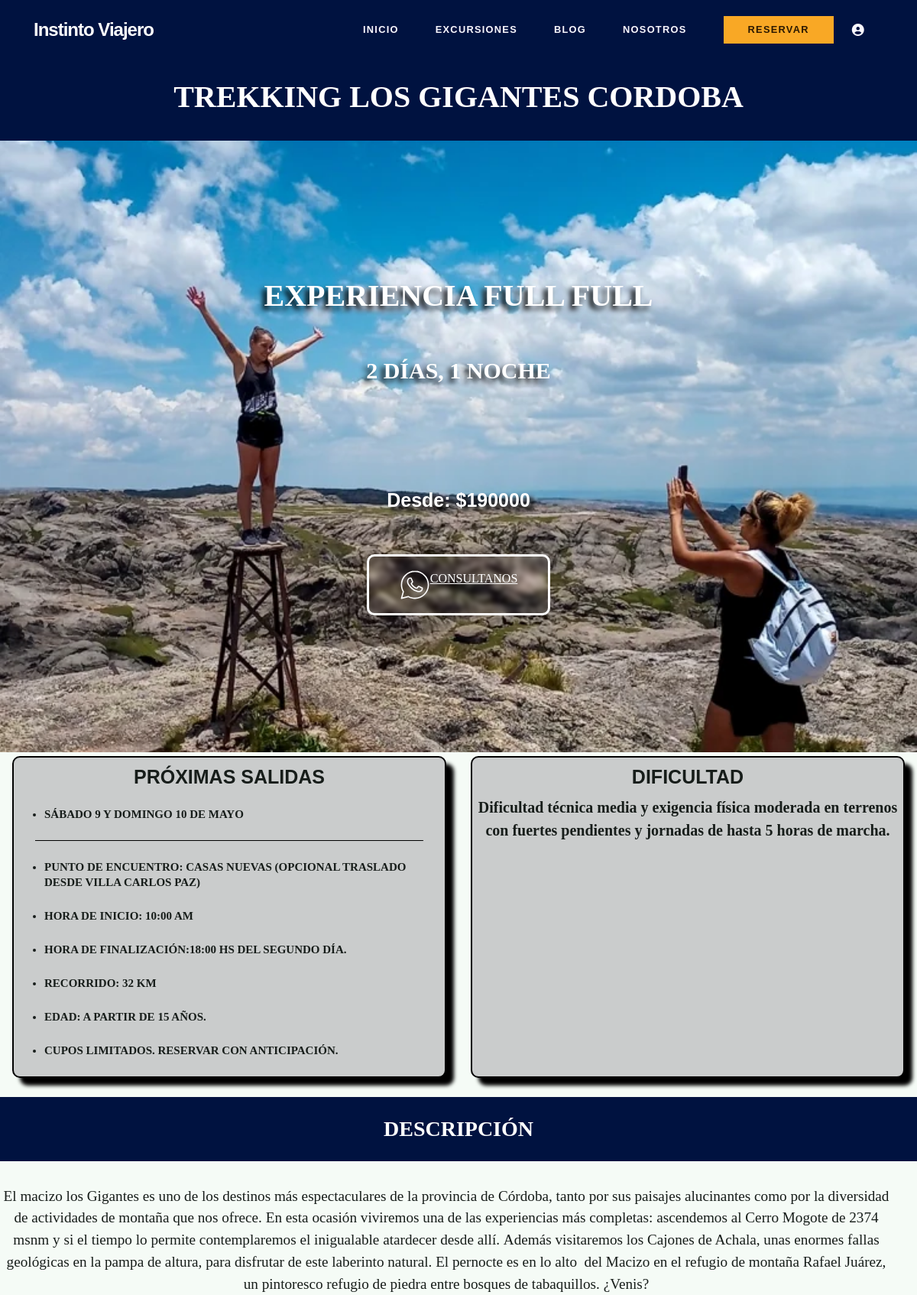
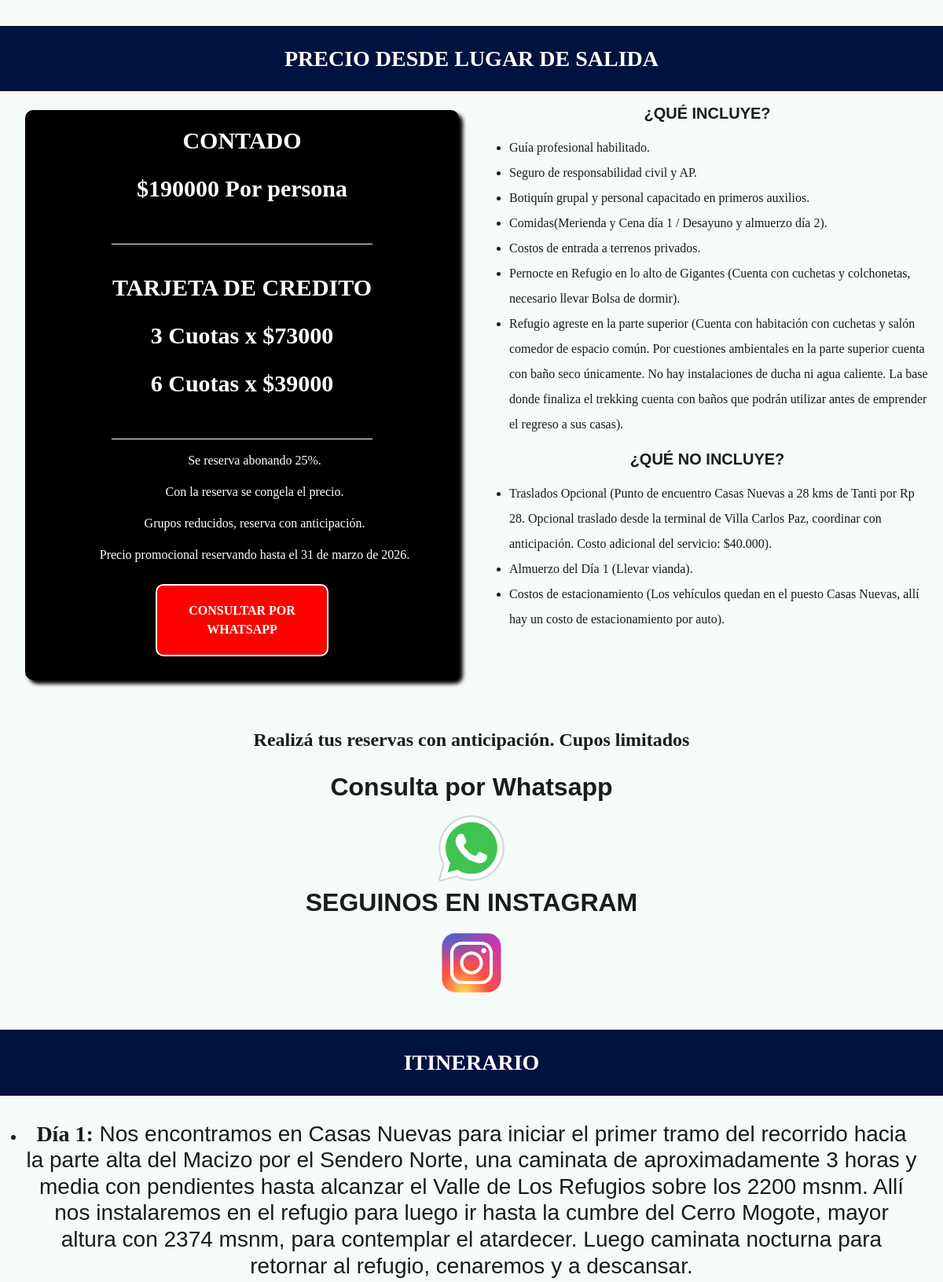
Screenshot of /acciones/ver-salida/trekking-los-gigantes-cordoba (upper part) with the database file from the repository (2 pictures, top to bottom).
### models.py (models this page shows)
class SalidaTrekking(db.Model):
    id = db.Column(db.Integer, primary_key=True)
    slug = db.Column(db.String(160), unique=True, nullable=False)
    tipo_salida = db.Column(db.String(255))
    prox_desc = db.Column(db.Text)
    foto_carta = db.Column(db.String(255))
    foto_portada = db.Column(db.String(255))
    titulo = db.Column(db.String(100))
    subtitulo = db.Column(db.String(150))
    dias = db.Column(db.String(50))
    contado = db.Column(db.String(50))
    lugarsalida = db.Column(db.String(100))
    dificultad = db.Column(db.String(50))
    recorrido = db.Column(db.Text)
    encuentro = db.Column(db.String(100))
    inicio = db.Column(db.String(100))
    fin = db.Column(db.String(100))
    edad = db.Column(db.String(50))
    proximasfechas = db.Column(db.String(100))
    descripcion = db.Column(db.Text)
    trescuotas = db.Column(db.String(50))
    seiscuotas = db.Column(db.String(50))
    meses_proximos = db.Column(db.String(100))
    precio_meses_proximos = db.Column(db.String(50))
    tres_cuotas_meses = db.Column(db.String(50))
    seis_cuotas_meses = db.Column(db.String(50))
    finpromo = db.Column(db.String(100))
    incluye = db.Column(db.Text)
    opcional = db.Column(db.Text)
    no_incluye = db.Column(db.Text)
    itinerario = db.Column(db.Text)
    equipamiento = db.Column(db.Text)
    preguntas = db.Column(db.Text)
    foto_uno = db.Column(db.String(255))
    foto_dos = db.Column(db.String(255))
    foto_tres = db.Column(db.String(255))
    codigo = db.Column(db.Text)
    infoextra = db.Column(db.Text)

### acciones.py (the view)
@bp.route('/ver-salida/<slug>')
def ver_salida(slug):
    salida = SalidaTrekking.query.filter_by(slug=slug).first_or_404()
    return render_template('ver_salida.html', salida=salida)

### templates/ver_salida.html (shortened to what this page needs)
{% extends 'base.html' %}
{% block content %}
<body>
    <main>
        <div>
            <div class="section-titles-subtitles">
                <h1 class="section-title">{{salida.titulo}}</h1>
            </div>
            <section class="principal">
                <div>
                    <div class="principal-salidas portada titular-fondo carga-imagen-nueva" style="background-image:url('{{url_for('static',filename='uploads/'+salida.foto_portada) }}');">
                        <div class="titular">
                            <h2>{{salida.subtitulo}}</h2>
                            <h3>{{salida.dias}}</h3>
                        </div>
                        <div class="titular-texto">
                            <h3>Desde: ${{salida.contado}}</h3>
                        </div>
                        <div>
                            <a alt="" class="boton-titular"
                                href="https://api.whatsapp.com/send?phone=+3541207389&text=Hola!%20Como%20estas?%20Quiero%20inscribirme%20para%20la%20proxima%20salida:%20{{salida.titulo}}"
                                target="_blank" alt="Logo de whatsapp">
                                <p class="consultanos"> CONSULTANOS</p>
                            </a>
                        </div>
                    </div>
                </div>
            </section>
            <section class="info">
                <div class="info-grid">
                    <div class="prox-fechas">
                        <div>
                            <h3 class="prox-fechas-titulo">PRÓXIMAS SALIDAS</h3>
                            <p>{{salida.proximasfechas|safe}}</p>
                            <div class="br-prox"></div>
                            <ul class="ul">
                                <li>Punto de encuentro: {{salida.encuentro}}</li>
                                <li>Hora de Inicio: {{salida.inicio}}</li>
                                <li>Hora de finalización:{{salida.fin}} </li>
                                <li>Recorrido: {{salida.recorrido}}</li>
                                <li>Edad: {{salida.edad}}</li>
                                <li>{{salida.infoextra}}</li>
                            </ul>
                        </div>
                    </div>
                    <div class="prox-fechas">
                        <h3 class="prox-fechas-titulo">DIFICULTAD</h3>
                        <div class="prox-fechas-dificultad">
                            <p>{{salida.dificultad|safe}}</p>
                        </div>
                    </div>
                </div>
            </section>
            <section>
                <h3 class="section-titles-subtitles section-title">DESCRIPCIÓN</h3>
                <div class="descripcion">
                    <p class="descripcion-p">{{salida.descripcion|safe}}</p>
                </div>
            </section>
            <section class="info">
                <h3 class="section-titles-subtitles section-title">Precio desde lugar de salida</h3>
                <div class="info-grid">
                    <div class="info-2">
                        <div class="precio-carta precio-1">
                            <div class="precio-subtitulo">
                                <p>CONTADO</p>
                                <p class="num">${{salida.contado}} Por persona</p>
                            </div>
                            <div class="precio-subtitulo">
                                <p>TARJETA DE CREDITO</p>
                                <p class="num">3 Cuotas x ${{salida.trescuotas}}</p>
                                <p class="num">6 Cuotas x ${{salida.seiscuotas}}</p>
                            </div>
                            <div class="precio-ul">
                                <ul>
                                    <li> Se reserva abonando 25%.</li>
                                    <li> Con la reserva se congela el precio.</li>
                                    <li> Grupos reducidos, reserva con anticipación.</li>
                                    <li> {{salida.finpromo}}</li>
                                </ul>
                                <a href="https://api.whatsapp.com/send?phone=+3541207389&text=Hola!%20Quiero%20inscribirme%20a%20la%20salida:%20{{salida.titulo}}"
                                    target="_blank" class="trekking_cba_boton botones boton-reserva">CONSULTAR POR
                                    WHATSAPP</a>
                            </div>
                        </div>
                    </div>
                    <div class="info-1">
                        <div>
                            <h4>¿Qué incluye?</h4>
                            <div class="info-incluye">
                                {{salida.incluye|safe}}
                            </div>
                        </div>
                        {% if salida.no_incluye != "" %}
                        <div >
                            <h4>¿Qué no incluye?</h4>
                            <div class="info-incluye">
                                {{salida.no_incluye|safe}}
                            </div>
                        </div>
                        {% endif %}
                </div>
            </section>
            <section class="cartel-consulta">
                <div>
                    <p>Realizá tus reservas con anticipación. Cupos limitados</p>
                </div>
                <div>
                    <h4>Consulta por Whatsapp</h4>
                    <a id="whatsapp al champa"
                        href="https://api.whatsapp.com/send?phone=+3541207389&text=Hola!%20Quiero%20más%20info%20de%20la%20salida:{{salida.titulo}}%20"
                        target="_blank" alt="logo de whatsapp para consulta a champaqui">
                    </a>
                </div>
                <div>
                    <h4>SEGUINOS EN INSTAGRAM</h4>
                    <a id="instagram al champa" href="https://www.instagram.com/instintoviajero.trek" target="_blank"
                        alt="Logo de instagram para consulta a champaqui">
                    </a>
                </div>
            </section>
            <section>
                <h3 class="section-titles-subtitles section-title">ITINERARIO</h3>
                <div class="descripcion ">
                    {{salida.itinerario | safe}}
                </div>
            </section>
        </div>
    </main>
</body>
{% endblock %}

### rows the page displays
SalidaTrekking: titulo "TREKKING LOS GIGANTES CORDOBA", foto_portada (picture), subtitulo "EXPERIENCIA FULL FULL", dias "2 DÍAS, 1 NOCHE", contado "190000", proximasfechas "SÁBADO 9 Y DOMINGO 10 DE MAYO", encuentro "CASAS NUEVAS (OPCIONAL TRASLADO DESDE VILLA CARLOS PAZ)", inicio "10:00 AM", fin "18:00 HS DEL SEGUNDO DÍA.", recorrido "32 KM", edad "A PARTIR DE 15 AÑOS.", infoextra "CUPOS LIMITADOS. RESERVAR CON ANTICIPACIÓN.", dificultad "Dificultad técnica media y exigencia física moderada en terrenos con fuertes pendientes y jornadas de hasta 5 horas de marcha.", descripcion "El macizo los Gigantes es uno de los destinos más espectaculares de la provincia de Córdoba, tanto por sus paisajes alucinantes como por la diversidad de actividades de montaña que nos ofrece. En esta ocasión viviremos una de las experiencias más completas: ascendemos al Cerro Mogote de 2374 msnm y si el tiempo lo permite contemplaremos el inigualable atardecer desde allí. Además visitaremos los Cajones de Achala, unas enormes fallas geológicas en la pampa de altura, para disfrutar de este laberinto natural. El pernocte es en lo alto del Macizo en el refugio de montaña Rafael Juárez, un pintoresco refugio de piedra entre bosques de tabaquillos. ¿Venis?", trescuotas "73000", seiscuotas "39000", finpromo "Precio promocional reservando hasta el 31 de marzo de 2026.", incluye "Guía profesional habilitado. Seguro de responsabilidad civil y AP. Botiquín grupal y personal capacitado en primeros auxilios. Comidas(Merienda y Cena día 1 / Desayuno y almuerzo día 2). Costos de entrada a terrenos privados. Pernocte en Refugio en lo alto de Gigantes (Cuenta con cuchetas y colchonetas, necesario llevar Bolsa de dormir). Refugio agreste en la parte superior (Cuenta con habitación con cuchetas y salón comedor de espacio común. Por cuestiones ambientales en la parte superior cuenta con baño seco únicamente. No hay instalaciones de ducha ni agua caliente. La base donde finaliza el trekking cuenta con baños que podrán utilizar antes de emprender el regreso a sus casas).", no_incluye "Traslados Opcional (Punto de encuentro Casas Nuevas a 28 kms de Tanti por Rp 28. Opcional traslado desde la terminal de Villa Carlos Paz, coordinar con anticipación. Costo adicional del servicio: $40.000). Almuerzo del Día 1 (Llevar vianda). Costos de estacionamiento (Los vehículos quedan en el puesto Casas Nuevas, allí hay un costo de estacionamiento por auto).", itinerario "Día 1: Nos encontramos en Casas Nuevas para iniciar el primer tramo del recorrido hacia la parte alta del Macizo por el Sendero Norte, una caminata de aproximadamente 3 horas y media con pendientes hasta alcanzar el Valle de Los Refugios sobre los 2200 msnm. Allí nos instalaremos en el refugio para luego ir hasta la cumbre del Cerro Mogote, mayor altura con 2374 msnm, para contemplar el atardecer. Luego caminata nocturna para retornar al refugio, cenaremos y a descansar."
